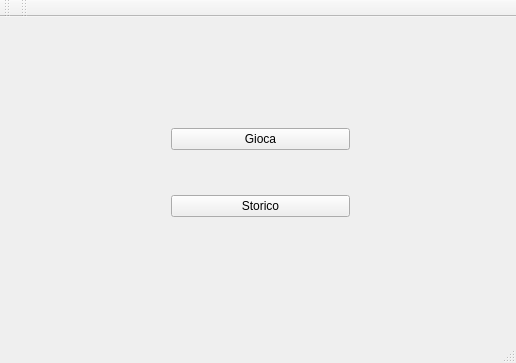
<?xml version="1.0" encoding="UTF-8"?>
<ui version="4.0">
 <class>MainWindow</class>
 <widget class="QMainWindow" name="MainWindow">
  <property name="geometry">
   <rect>
    <x>0</x>
    <y>0</y>
    <width>516</width>
    <height>363</height>
   </rect>
  </property>
  <property name="windowTitle">
   <string>MainWindow</string>
  </property>
  <widget class="QWidget" name="centralWidget">
   <widget class="QWidget" name="verticalLayoutWidget">
    <property name="geometry">
     <rect>
      <x>160</x>
      <y>100</y>
      <width>201</width>
      <height>111</height>
     </rect>
    </property>
    <layout class="QVBoxLayout" name="verticalLayout">
     <item>
      <widget class="QPushButton" name="pushButton">
       <property name="text">
        <string>Gioca</string>
       </property>
      </widget>
     </item>
     <item>
      <spacer name="verticalSpacer">
       <property name="orientation">
        <enum>Qt::Vertical</enum>
       </property>
       <property name="sizeType">
        <enum>QSizePolicy::Fixed</enum>
       </property>
       <property name="sizeHint" stdset="0">
        <size>
         <width>20</width>
         <height>40</height>
        </size>
       </property>
      </spacer>
     </item>
     <item>
      <widget class="QPushButton" name="pushButton_2">
       <property name="text">
        <string>Storico</string>
       </property>
      </widget>
     </item>
    </layout>
   </widget>
  </widget>
  <widget class="QMenuBar" name="menuBar">
   <property name="geometry">
    <rect>
     <x>0</x>
     <y>0</y>
     <width>516</width>
     <height>21</height>
    </rect>
   </property>
  </widget>
  <widget class="QToolBar" name="mainToolBar">
   <attribute name="toolBarArea">
    <enum>TopToolBarArea</enum>
   </attribute>
   <attribute name="toolBarBreak">
    <bool>false</bool>
   </attribute>
  </widget>
  <widget class="QStatusBar" name="statusBar"/>
  <widget class="QToolBar" name="toolBar">
   <property name="windowTitle">
    <string>toolBar</string>
   </property>
   <attribute name="toolBarArea">
    <enum>TopToolBarArea</enum>
   </attribute>
   <attribute name="toolBarBreak">
    <bool>false</bool>
   </attribute>
  </widget>
 </widget>
 <layoutdefault spacing="6" margin="11"/>
 <resources/>
 <connections/>
</ui>
